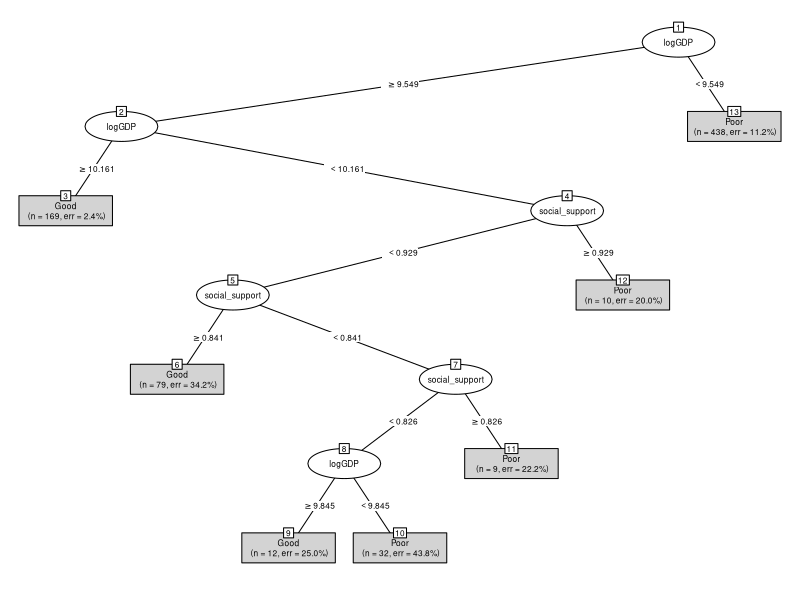
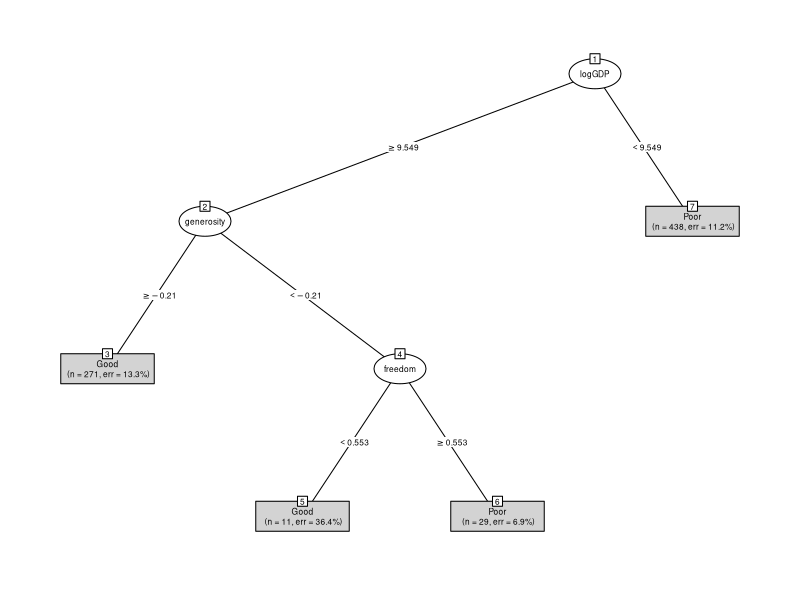
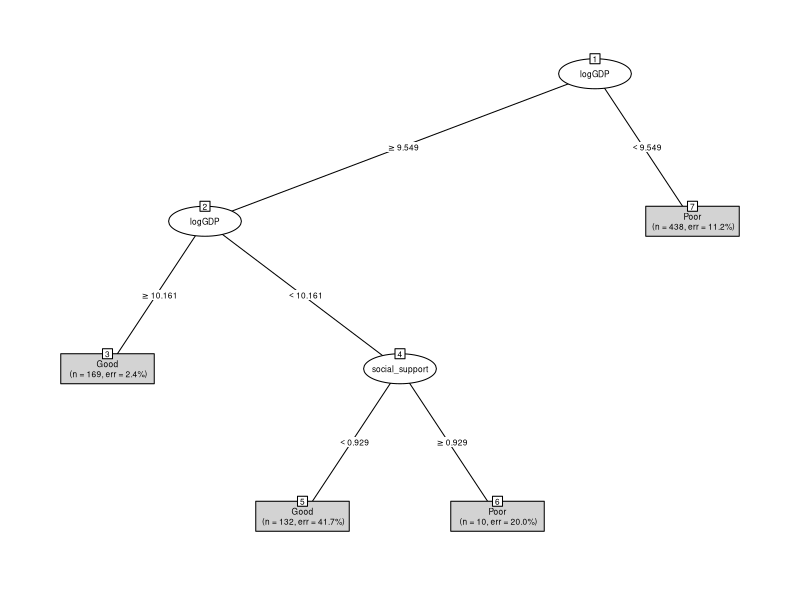
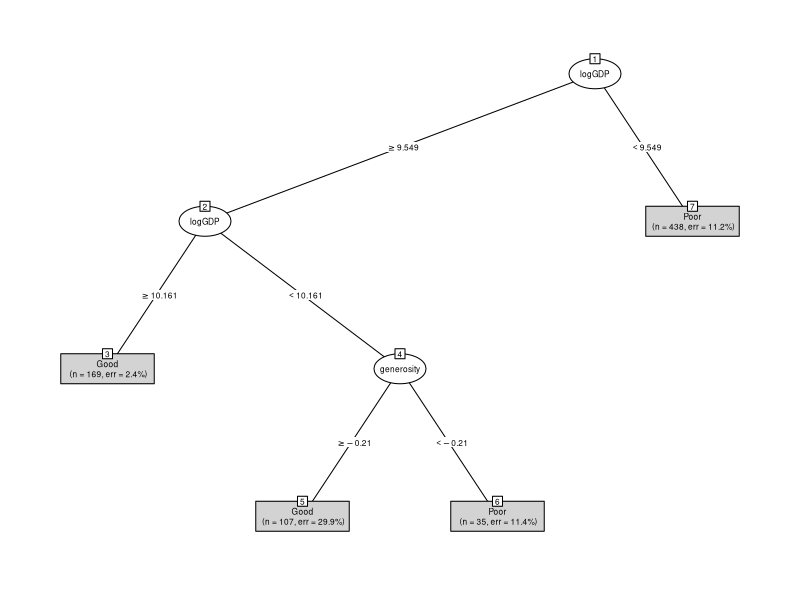

These charts were generated, in order, by the following R code:
## ---- chunk 1
knitr::opts_chunk$set(eval=TRUE, include=TRUE, echo=TRUE, message=FALSE, warning=FALSE)
## ---- chunk 2
library(tidyverse)
library(rpart)
library(partykit)
library(randomForest)
R.version
## ---- chunk 3
student_num =  1008992609
student_num_last3 =  1008992609
## ---- chunk 4
# load in data
happiness2017 <- read_csv("happiness2017.csv")
glimpse(happiness2017)
## ---- chunk 5
na.omit(happiness2017)
## ---- chunk 6
new <-happiness2017 %>%
  mutate(life_exp_category = ifelse(life_exp > 65, "Good", "Poor"))
newer<-na.omit(new)
Good<-filter(newer, life_exp_category =="Good")
Poor<-filter(newer, life_exp_category =="Poor")

data = data.frame(num_good = c(length(unique(Good$country))),
                  med_good = c(median(Good$life_exp)),
                  num_poor = c(length(unique(Poor$country))),
                  med_poor = c(median(Poor$life_exp)))
data



## ---- chunk 7
set.seed(609)  # required to ensure reproducibility
suffle <- newer[sample(nrow(newer)),]
total_samples <- nrow(newer)
samples_60 <- total_samples * 0.6
samples_20 <- total_samples * 0.2
random_idx <- sample(1:total_samples)

group1 <- newer[random_idx[1:samples_60], ]
group2 <- newer[random_idx[(samples_60 + 1):(samples_60 + samples_20)], ]
group3 <- newer[random_idx[(samples_60 + samples_20 + 1):total_samples], ]

#training
group_by(group1, life_exp_category) %>%
  summarise(median(life_exp),
            IQR(life_exp))
#validation
group_by(group2, life_exp_category) %>%
  summarise(median(life_exp),
            IQR(life_exp))
#testing
group_by(group3, life_exp_category) %>%
  summarise(median(life_exp),
            IQR(life_exp))

## ---- chunk 8
set.seed(610)  # required to ensure reproducibility
tree1<-rpart(life_exp_category ~ social_support + logGDP, data = group1)
tree2<-rpart(life_exp_category ~ logGDP + social_support + freedom + generosity, data = group1)
tree1
tree2
## ---- chunk 9
plot(as.party(tree1), type="simple", gp=gpar(cex=0.5))
plot(as.party(tree2), type="simple", gp=gpar(cex=0.5))
## ---- chunk 10

imp <-tree1$variable.importance
imp <- imp / sum(imp) * 100
imp
imp <-tree2$variable.importance
imp <- imp / sum(imp) * 100
imp
## ---- chunk 11
set.seed(611)  # required to ensure reproducibility
new1<-rpart(life_exp_category ~ social_support + logGDP, data = group1, parms=list(split="information"))
new2<-rpart(life_exp_category ~ logGDP + social_support + freedom + generosity, data = group1, parms=list(split="information"))
new1
new2
## ---- chunk 12

plot(as.party(new1), type="simple", gp=gpar(cex=0.5))
plot(as.party(new2), type="simple", gp=gpar(cex=0.5))
## ---- chunk 13
imp <- new1$variable.importance
imp <- imp/sum(imp) * 100
imp
imp <- new2$variable.importance
imp <- imp/sum(imp) * 100
imp
## ---- chunk 14
tree_pred1 <- predict(tree1, newdata = group2) %>%
  as_tibble() %>%
  mutate(prediction = ifelse(Good >= 0.5, "Predict Good", "Predict Poor"))
table(tree_pred1$prediction, group2$life_exp_category)

tree_pred2 <- predict(tree2, newdata = group2) %>%
  as_tibble() %>%
  mutate(prediction = ifelse(Good >= 0.5, "Predict Good", "Predict Poor"))
table(tree_pred2$prediction, group2$life_exp_category)

tree_pred3 <- predict(new1, newdata = group2) %>%
  as_tibble() %>%
  mutate(prediction = ifelse(Good >= 0.5, "Predict Good", "Predict Poor"))
table(tree_pred3$prediction, group2$life_exp_category)


tree_pred4 <- predict(new2, newdata = group2) %>%
  as_tibble() %>%
  mutate(prediction = ifelse(Good >= 0.5, "Predict Good", "Predict Poor"))
table(tree_pred4$prediction, group2$life_exp_category)
## ---- chunk 15
# Tree1
precision1 = 76/(76+15)
recall1 = 76/(76+19)
accuracy1 = (76+139)/(76+139+15+19)

#tree2
precision2 = 80/(80 + 19)
recall2 = 80/(80+15)
accuracy2 = (80+135)/(15+19+80+135)

#tree3
precision3 = 82/(82+22)
recall3 = 82/(82+13)
accuracy3 = (82+132)/(82+22+13+132)

#tree4
precision4 = 79/(79+19)
recall4 = 79/(79+16)
accuracy4 = (79+137)/(79+17+16+137)

c(precision1,recall1,accuracy1,precision2,recall2,accuracy2,precision3,recall3,accuracy3,precision4,recall4,accuracy4)
## ---- chunk 16
#tree_pred4 <- predict(new2, newdata = group3) %>%  GROUP 3 INSTEAD
#  as_tibble() %>%
#  mutate(prediction = ifelse(Good >= 0.5, "Predict Good", "Predict Poor"))
#table(tree_pred4$prediction, group2$life_exp_category)

precision = 36/(36+57)
recall = 36/(36+59)
accuracy = (36+97)/(36+97+59+57)
c(precision, recall, accuracy)
table(tree_pred4$prediction, group2$life_exp_category)
## ---- chunk 17
tib <- data.frame("logGDP" = c(9.68, 9.36, 10.4, 9.94),
                  "social_support" = c(0.76, NA, 0.88, 0.85),
                  "freedom" = c(NA, 0.82, 0.77, 0.63),
                  "generosity" = c(-0.35, -0.22, 0.11, 0.01))
tib <-as.tibble(tib)

tree_pred4 <- predict(new2, newdata = tib) %>%
  as_tibble() %>%
  mutate(prediction = ifelse(Good >= 0.5, "Predict Good", "Predict Poor"))
tree_pred4
## ---- chunk 18
set.seed(612)  # required to ensure reproducibility
forest<-randomForest(factor(life_exp_category) ~ logGDP + social_support + freedom + generosity, data = group1)
forest
## ---- chunk 19
imp<-forest$importance
imp/sum(imp) * 100
## ---- chunk 20
#tree_pred4 <- predict(forest, newdata = group3) %>%
#  as_tibble() %>%
#  mutate(prediction = ifelse(Good >= 0.5, "Predict Good", "Predict Poor"))
